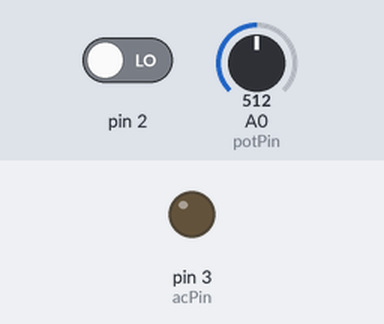
The sketch below on a simulated Arduino Uno, built with avr-gcc and run on an emulated ATmega328P. Shown: output pins drawn as LEDs (lit = HIGH). Inputs (shaded band) come from the test bench; at power-on: pin 2 LOW, A0 (potPin) = 512.

Above: at 1.2 s.
1.3 s: pin 2 driven HIGH
At 2.5 s:
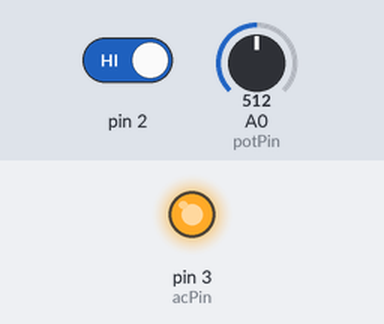
Timing chart, 0 to 4.3 s (numbered marks = the images above; inputs shaded):
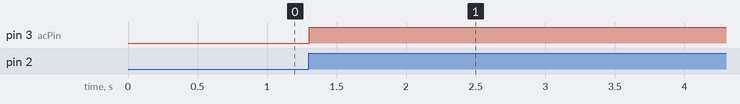

The sketch:

diyC_2.ino
```cpp
// 交流電調光器程式

const byte acPin = 3;    // 觸發 TRIAC 的腳位
const byte potPin = A0;  // 指定可變電阻的接腳
byte dim = 64;           // 調光器的亮度輸出（0~127，預設為一半）
// 零交越值，預設為 0，代表未達零交越點
volatile boolean zeroCross = 0;

void zeroCrosssISR()  {
  zeroCross = 1;            // 代表「已抵達零交越點」
  digitalWrite(acPin, LOW); // 關閉 TRIAC
}
void setup() {
  pinMode(acPin, OUTPUT);  // 觸發 TRIAC 的腳位要設定成「輸出」

  // 捕捉中斷 0 腳位（數位 2 腳）的上昇訊號，
  // 執行上面的 zeroCrosssISR()函數
  attachInterrupt(0, zeroCrosssISR, RISING);
}

void loop() {
  int val = analogRead(potPin); // 從 A0 腳讀取可變電阻的分壓值
  // 將電阻的 0~1023 分壓值轉變成 0~127 再存入 dim
  dim = map(val, 0, 1023, 0, 127);

  if (zeroCross) {                // 若已抵達零交越點，則...
    int dimTime = (65*dim);       // 計算延遲時間（單位：微秒）
    delayMicroseconds(dimTime);   // 延遲一段微秒數
    digitalWrite(acPin, HIGH);    // 觸發 TRIAC
    zeroCross = 0;                // 重設 zeroCross 變數
  }
}
```

Measured:
- after the input at 1.3 s, pin 3 (acPin): LOW → HIGH at once
